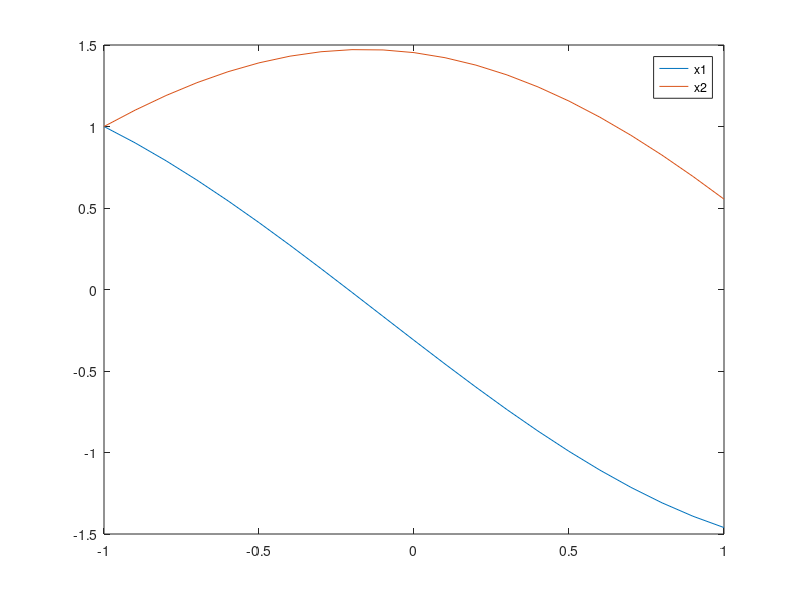

Reproduce this figure in MATLAB.
T_start = -1;
T_stop = 1;
Ts = 0.1;
T = (T_stop - T_start)/Ts;
t = T_start:Ts:T_stop;
x1 = 1; x2 = 1;
x1(1) = 1; x2(1) = 1;

for k=1:T
    x1(k+1) = x1(k) - Ts*x2(k);
    x2(k+1) = x2(k) + Ts*x1(k);
end

plot(t, x1, t, x2)
legend('x1', 'x2')